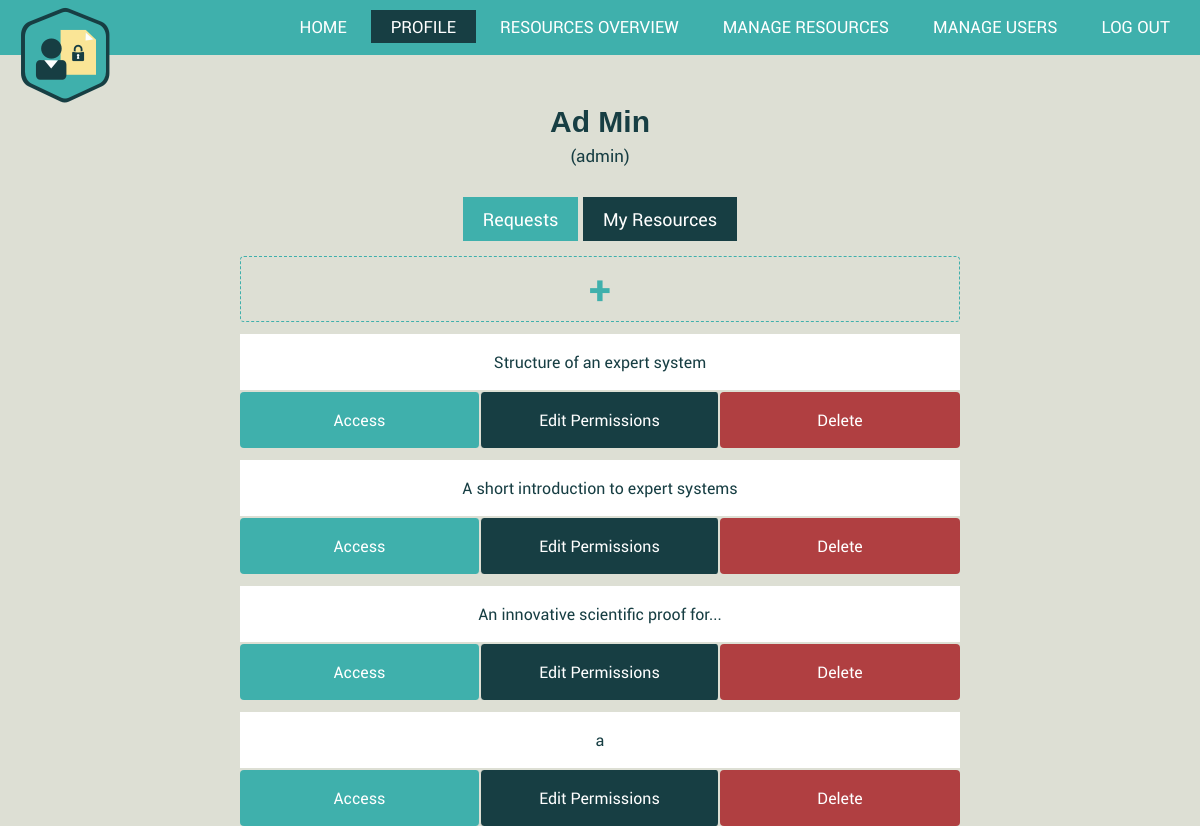
/profile/my-resources/ (signed in), run on an earlier commit of the app's database.
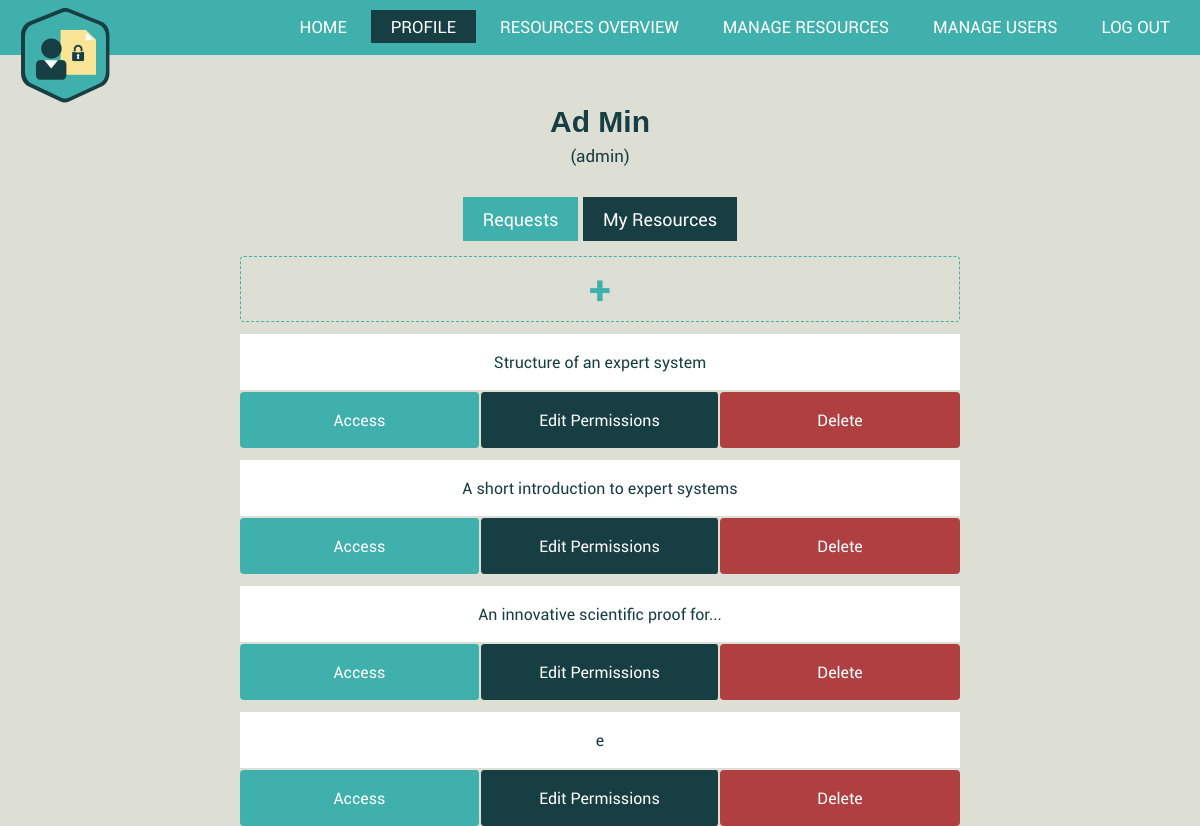
And on a later commit of the database.
### AuthorizationManagement/models.py (models this page shows)
class Resource(models.Model):
    type = models.CharField(max_length=50)
    name = models.CharField(max_length=150)
    description = models.TextField(max_length=250, blank=True,
                                   validators=[MaxLengthValidator(250)])
    creationDate = models.DateTimeField(default=datetime.now, blank=True)
    readers = models.ManyToManyField(CustomUser, related_name= 'reader')
    owners = models.ManyToManyField(Owner, related_name= 'owner')
    link = models.FileField(upload_to='')

### AuthorizationManagement/views.py (the view)
# urls.py: re_path(r'^profile/my-resources/$', MyResourcesView.as_view(), name = 'my resources' ),
@method_decorator(never_cache, name='dispatch')
@method_decorator(login_required, name='dispatch')
class MyResourcesView(generic.ListView):
    model = Resource
    template_name = 'AuthorizationManagement/my-resources.html'
    deletion_requested = Resource.objects.none()
    def get_queryset(self):
        current_user = Owner.objects.get(id=self.request.user.id)
        return current_user.owner.all()
    def get_context_data(self, **kwargs):
        context = super(MyResourcesView, self).get_context_data(**kwargs)
        context['deletion_requested'] = Resource.objects.filter(
            id__in=DeletionRequest.objects.filter(sender=self.request.user).values('resource_id'))
        context['is_admin'] = self.request.user.is_staff
        return context

### AuthorizationManagement/templates/AuthorizationManagement/my-resources.html (shortened to what this page needs)
{% extends "AuthorizationManagement/profile.html" %}
{% block styles %}
{% load static %}
<link rel="stylesheet" type="text/css" href="{% static 'AuthorizationManagement/css/modal-dialog-info.css' %}" />
<link rel="stylesheet" type="text/css" href="{% static 'AuthorizationManagement/css/modal-dialog-req.css' %}" />
<link rel="stylesheet" type="text/css" href="{% static 'AuthorizationManagement/css/profile.css' %}" />
<link rel="stylesheet" type="text/css" href="{% static 'AuthorizationManagement/css/my-resources.css' %}" />
{% endblock %}
{% block requests_or_resources %}
<div class="mini-nav">
   <a href="/profile/" class="noncurrent">Requests</a></li>
   <a href="/profile/my-resources" class="current">My Resources</a></li>
</div>
<div class="resources-container">
   <a href="/profile/my-resources/add-new-resource" class="create-resource"><strong>+</strong></a>
   <br>
   {% for resource in resource_list %}
   <a href="#{{resource.id}}" class="res-name"> {{resource.name}} </a>
   <a href="../../resources/{{resource.id}}" class="acc-btn">Access</a>
   <a href="/profile/my-resources/{{resource.id}}-edit-users-permissions" class="edit-perm"> Edit Permissions</a>
   {% if resource in deletion_requested %}
   <a href="#cancel-deletion-request-{{resource.id}}" class="cancel-del-req"> Cancel Deletion Request </a>
   <div id="cancel-deletion-request-{{resource.id}}" class="modalDialog">
      <div>
         <a href="" title="Close" id="x"> x </a>
         <form action="/cancel-deletion-request/{{resource.id}}" method="post">
            {% csrf_token %}
            <div class="row">
               <p> Are you sure you want to <strong>cancel</strong> the deletion request for resource:
                  <strong>{{resource.name}}</strong>?
               </p>
               <br>
               <input type="submit" id="no" value="yes, cancel request">
               <a href="" title="Close" id="close"> Close </a>
            </div>
         </form>
      </div>
   </div>
   <br>
   {% else %}
   {% if is_admin %}
   <a href="#delete-resource-{{resource.id}}" class="delete-btn"> Delete </a>
   {% else %}
   <a href="#send-deletion-request-{{resource.id}}" class="delete-btn"> Delete </a>
   {% endif %}
   {% endif %}
   {% endfor %}
</div>
{% endblock %}

What changed in the data, as far as the page shows it:
removed Resource: name "a"
added Resource: name "e"
